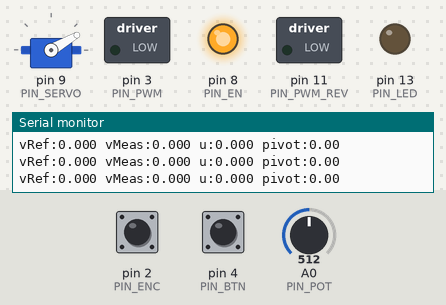
The sketch below on a simulated Arduino Uno, built with avr-gcc and run on an emulated ATmega328P. Shown: servo, switched loads named in the sketch (green lamp = pin HIGH), output pins drawn as LEDs (lit = HIGH), the last lines printed to the serial monitor. The inputs (shaded band) are chosen by the test bench; at power-on: pin 4 (PIN_BTN) HIGH, A0 (PIN_POT) = 512, pin 2 (PIN_ENC) HIGH.

Above: at 1.7 s.
1.8 s: pin 4 (PIN_BTN) pulled LOW for 0.15 s
At 3.0 s:
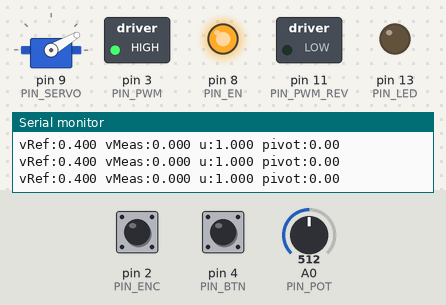
3.8 s: A0 (PIN_POT) set to 485
At 4.8 s:
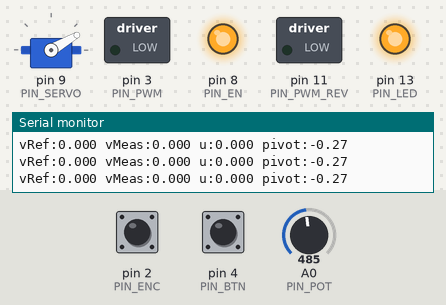
5.5 s: pin 4 (PIN_BTN) pulled LOW for 1 s
At 6.8 s:
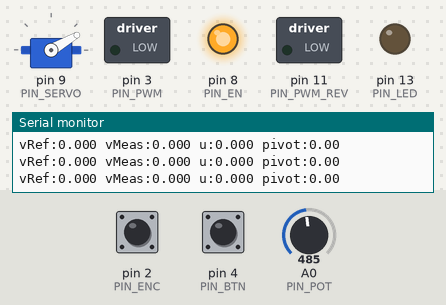
8.0 s: pin 4 (PIN_BTN) pulled LOW for 3.2 s
At 8.17 s:
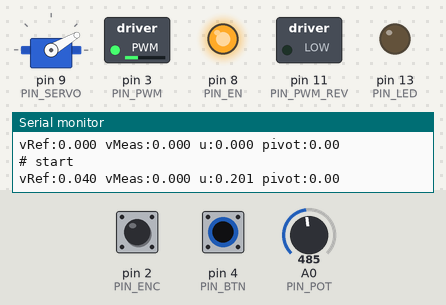
12.7 s: pin 4 (PIN_BTN) pulled LOW for 0.15 s
At 13.1 s:
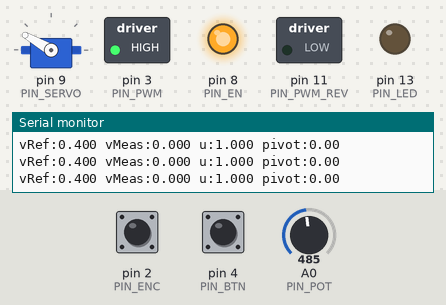
14.8 s: A0 (PIN_POT) set to 510
At 15.5 s:
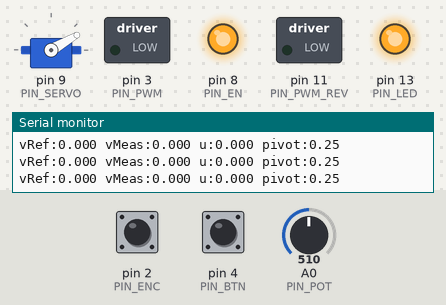
Timing chart, 0 to 17.5 s (numbered marks = the images above; inputs shaded):
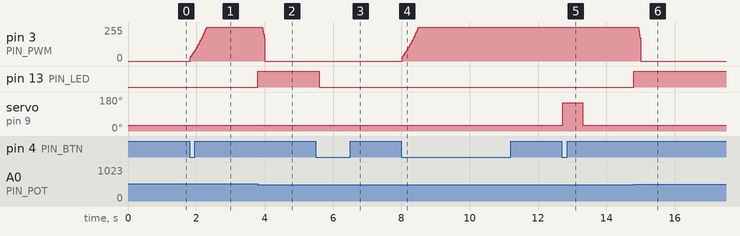

Measured:
- the behaviour switches between 497 and 496 on A0 (PIN_POT) (found by bisection; images 1 and 2)
- after the input at 1.8 s, pin 3 (PIN_PWM): moves from 0/255 to 255/255 over 0.50 s, starting at once
- after the input at 3.8 s, pin 3 (PIN_PWM): 255/255 → 0/255 after 0.12 s; pin 13 (PIN_LED): LOW → HIGH at once
- after the input at 5.5 s, pin 13 (PIN_LED): HIGH → LOW after 0.09 s
- after the input at 8.0 s, pin 3 (PIN_PWM): moves from 0/255 to 255/255 over 0.50 s, starting at once
- after the input at 12.7 s, servo on pin 9 (PIN_SERVO): 30° → 150° at once, → 30° 0.58 s later
- after the input at 14.8 s, pin 3 (PIN_PWM): 255/255 → 0/255 after 0.12 s; pin 13 (PIN_LED): LOW → HIGH at once

The sketch:

treadmill_jump.ino
```cpp
/*
  Treadmill + jumping character, Arduino Uno / Nano (ATmega328P, 16 MHz)

  Treadmill : motor -> bevel gears Z1/Z2 -> driveshaft -> bevel gears Z3/Z4 -> 2 roller axles (4 rubber wheels)
              speed loop = feed-forward from the physics model + PI on the wheel encoder
  Character : servo -> horn -> bielle -> pinion crank -> pinion / crémaillère (rack)
  Collision : liaison pivot on the arm, read by a potentiometer (or a microswitch)

  Pins
    D2  encoder (slotted disc or hall sensor on a roller axle)   INT0
    D3  motor PWM  (BTS7960 RPWM, or 0-10 V filter for a VFD)     Timer2, 3.9 kHz
    D11 BTS7960 LPWM, held LOW (one direction only)
    D8  BTS7960 R_EN + L_EN  /  VFD RUN relay (through an optocoupler)
    D4  jump / start button to GND (INPUT_PULLUP)
    D9  servo signal                                              Timer1 (Servo lib)
    A0  pivot potentiometer wiper (10 kΩ linear)
    D7  pivot microswitch to GND (if USE_POT = 0)
    D13 game-over LED

  Do not use tone() (Timer2) or analogWrite() on D9/D10 (Timer1, taken by Servo).
  Power the servo from its own 5-6 V supply (>= 3 A, 1000 µF cap). Common GND with the Arduino.
*/

#include <Servo.h>

// ===== CONFIG BEGIN (paste the block exported by the simulator here) =====
#define MOTOR_DC 1            // 1 = DC motor + H-bridge, 0 = AC motor + VFD (0-10 V input)
#define USE_POT  1            // 1 = potentiometer on the pivot, 0 = microswitch
const float WHEEL_D          = 0.060;   // m, roller wheel diameter
const int   ENC_SLOTS        = 20;      // pulses per roller revolution
const unsigned long ENC_TIMEOUT_US = 150000UL;
const float V_TARGET         = 0.40;    // m/s, belt speed
const float A_MAX            = 0.50;    // m/s², start ramp (keep below the traction limit)
const float A_BRAKE          = 2.00;    // m/s², stop ramp after a collision
const float KP               = 0.910;   // command per m/s
const float KI               = 4.550;   // command per m (integral)
const float FF_U0            = 0.095;   // feed-forward: u = FF_U0 + FF_U1 * v
const float FF_U1            = 1.517;
const unsigned int CTRL_MS   = 20;      // 50 Hz control loop
const int   SERVO_DOWN_DEG   = 30;
const int   SERVO_UP_DEG     = 150;
const unsigned int RISE_MS   = 323;     // from the jump simulation
const unsigned int HOLD_MS   = 250;
const unsigned int FALL_MS   = 393;
const unsigned int COOLDOWN_MS = 150;
const int   THR_COUNTS       = 15;      // ADC counts = threshold angle × 1023 / pot range
const int   DEBOUNCE_N       = 3;       // consecutive samples over threshold
const unsigned long SAMPLE_US = 1000UL; // 1000 Hz collision sampling
// ===== CONFIG END =====

const int PIN_ENC = 2, PIN_PWM = 3, PIN_PWM_REV = 11, PIN_EN = 8;
const int PIN_BTN = 4, PIN_SERVO = 9, PIN_POT = A0, PIN_SW = 7, PIN_LED = 13;
const int SERVO_US_MIN = 500, SERVO_US_MAX = 2500;   // MG996R / DS3218 range

const float ENC_STEP = PI * WHEEL_D / ENC_SLOTS;      // m of belt per pulse

enum GameState { READY, RUNNING, GAME_OVER };
enum JumpState { J_IDLE, J_UP, J_HOLD, J_DOWN, J_COOLDOWN };

Servo servo;
GameState game = READY;
JumpState jump = J_IDLE;

volatile unsigned long encLastUs = 0, encPeriodUs = 0;

float vTarget = 0, vRef = 0, vMeas = 0, integ = 0, u = 0;
unsigned long jumpT0 = 0, lastCtrlMs = 0, lastSampleUs = 0, lastTeleMs = 0;
int adcBase = 512, adcNow = 512, overCount = 0;
bool btnStable = HIGH, btnLast = HIGH;
unsigned long btnChangeMs = 0;

void encoderISR() {
  unsigned long now = micros();
  unsigned long dt = now - encLastUs;
  if (dt > 200) {            // glitch filter
    encPeriodUs = dt;
    encLastUs = now;
  }
}

// Period measurement: much better than counting pulses in a 20 ms window
// (20 slots on a 60 mm wheel = 9.4 mm per pulse = 0.47 m/s resolution when counting).
float measuredSpeed(unsigned long nowUs) {
  noInterrupts();
  unsigned long last = encLastUs, period = encPeriodUs;
  interrupts();
  if (period == 0 || nowUs - last > ENC_TIMEOUT_US) return 0;
  return ENC_STEP / (period * 1e-6);
}

void writeServoDeg(int deg) {
  servo.writeMicroseconds(map(deg, 0, 180, SERVO_US_MIN, SERVO_US_MAX));
}

void writeMotor(float cmd) {
  int duty = (int)(constrain(cmd, 0.0, 1.0) * 255.0 + 0.5);
  analogWrite(PIN_PWM, duty);
#if MOTOR_DC
  digitalWrite(PIN_EN, HIGH);          // PWM off-time = both low sides on = dynamic brake
#else
  digitalWrite(PIN_EN, (game == RUNNING || vRef > 0) ? HIGH : LOW);  // VFD RUN
#endif
}

int readCollisionRaw() {
#if USE_POT
  return analogRead(PIN_POT);
#else
  return digitalRead(PIN_SW) == LOW ? 1023 : adcBase;   // pressed = "full deflection"
#endif
}

void calibratePivot() {
#if USE_POT
  long sum = 0;
  for (int i = 0; i < 64; i++) { sum += analogRead(PIN_POT); delay(1); }
  adcBase = sum / 64;
#else
  adcBase = 0;
#endif
  overCount = 0;
}

void onPress(unsigned long nowMs) {
  if (game == READY) {
    game = RUNNING;
    vTarget = V_TARGET;
    Serial.println(F("# start"));
    return;
  }
  if (game == GAME_OVER) {
    if (vRef == 0) {
      calibratePivot();
      digitalWrite(PIN_LED, LOW);
      game = READY;
      Serial.println(F("# reset, press to start"));
    }
    return;
  }
  if (jump == J_IDLE) {
    jump = J_UP;
    jumpT0 = nowMs;
    writeServoDeg(SERVO_UP_DEG);
  }
}

void handleButton(unsigned long nowMs) {
  bool r = digitalRead(PIN_BTN);
  if (r != btnLast) { btnLast = r; btnChangeMs = nowMs; }
  if (nowMs - btnChangeMs > 20 && r != btnStable) {
    btnStable = r;
    if (btnStable == LOW) onPress(nowMs);
  }
}

void sampleCollision(unsigned long nowMs) {
  adcNow = readCollisionRaw();
  // The arm shakes a little while the rack accelerates: raise the threshold during motion
  bool moving = (jump == J_UP || jump == J_DOWN);
  int thr = moving ? (THR_COUNTS * 3) / 2 : THR_COUNTS;
  if (abs(adcNow - adcBase) > thr) overCount++; else overCount = 0;
  if (overCount >= DEBOUNCE_N && game == RUNNING) {
    game = GAME_OVER;
    vTarget = 0;
    digitalWrite(PIN_LED, HIGH);
    Serial.print(F("# collision adc=")); Serial.print(adcNow);
    Serial.print(F(" base=")); Serial.println(adcBase);
  }
}

void controlStep(unsigned long nowMs, unsigned long nowUs) {
  const float dt = CTRL_MS / 1000.0;
  float aLim = (vTarget < vRef) ? A_BRAKE : A_MAX;
  vRef += constrain(vTarget - vRef, -aLim * dt, aLim * dt);
  if (vRef < 1e-4) vRef = 0;

  vMeas = measuredSpeed(nowUs);
  if (vRef == 0 && vTarget == 0) {
    integ = 0;
    u = 0;
  } else {
    float e = vRef - vMeas;
    integ = constrain(integ + KI * e * dt, -0.5, 0.5);
    float ff = (vRef > 0) ? FF_U0 + FF_U1 * vRef : 0;
    u = constrain(ff + KP * e + integ, 0.0, 1.0);
  }
  writeMotor(u);

  unsigned long tj = nowMs - jumpT0;
  switch (jump) {
    case J_UP:       if (tj >= RISE_MS) jump = J_HOLD; break;
    case J_HOLD:     if (tj >= RISE_MS + HOLD_MS) { jump = J_DOWN; writeServoDeg(SERVO_DOWN_DEG); } break;
    case J_DOWN:     if (tj >= RISE_MS + HOLD_MS + FALL_MS) jump = J_COOLDOWN; break;
    case J_COOLDOWN: if (tj >= RISE_MS + HOLD_MS + FALL_MS + COOLDOWN_MS) jump = J_IDLE; break;
    default: break;
  }
}

void setup() {
  Serial.begin(115200);
  pinMode(PIN_ENC, INPUT_PULLUP);
  pinMode(PIN_BTN, INPUT_PULLUP);
  pinMode(PIN_SW, INPUT_PULLUP);
  pinMode(PIN_LED, OUTPUT);
  pinMode(PIN_EN, OUTPUT);
  pinMode(PIN_PWM_REV, OUTPUT);
  digitalWrite(PIN_PWM_REV, LOW);

  // Timer2 prescaler 8, phase-correct: 16 MHz / (8 × 510) = 3.92 kHz on D3 (default is 490 Hz).
  TCCR2B = (TCCR2B & 0xF8) | 0x02;
  writeMotor(0);

  servo.attach(PIN_SERVO, SERVO_US_MIN, SERVO_US_MAX);
  writeServoDeg(SERVO_DOWN_DEG);
  delay(500);                 // let the character settle before reading the pivot
  calibratePivot();

  attachInterrupt(digitalPinToInterrupt(PIN_ENC), encoderISR, RISING);
  Serial.println(F("# ready: press the button to start"));
}

void loop() {
  unsigned long nowUs = micros();
  unsigned long nowMs = millis();

  handleButton(nowMs);

  if (nowUs - lastSampleUs >= SAMPLE_US) {
    lastSampleUs += SAMPLE_US;
    sampleCollision(nowMs);
  }
  if (nowMs - lastCtrlMs >= CTRL_MS) {
    lastCtrlMs += CTRL_MS;
    controlStep(nowMs, nowUs);
  }
  if (nowMs - lastTeleMs >= 100) {          // Serial Plotter telemetry, 10 Hz
    lastTeleMs = nowMs;
    Serial.print(F("vRef:"));  Serial.print(vRef, 3);
    Serial.print(F(" vMeas:")); Serial.print(vMeas, 3);
    Serial.print(F(" u:"));     Serial.print(u, 3);
    Serial.print(F(" pivot:")); Serial.println((adcNow - adcBase) / 100.0, 2);
  }
}
```
